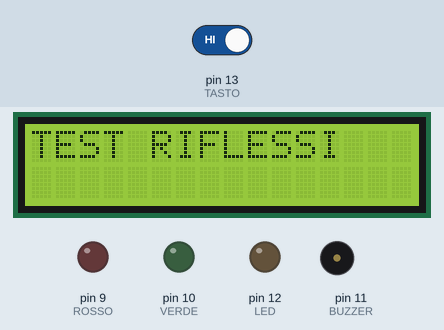
A sketch run on a simulated Arduino Uno, built with avr-gcc and run on an emulated ATmega328P. Shown: 16×2 character LCD, output pins drawn as LEDs (lit = HIGH), buzzer (waves = sounding). The test bench sets the inputs (shaded band); at power-on: pin 13 (TASTO) HIGH. Random numbers use the default seed unless the sketch sets one.

Above: at 1.2 s.
1.3 s: pin 13 (TASTO) driven LOW
At 5.1 s:
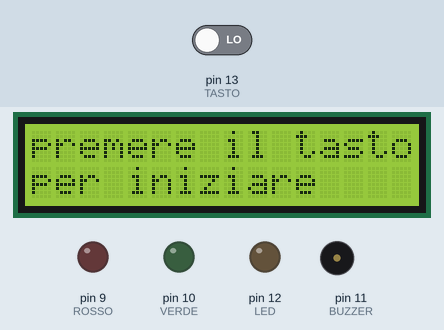
9.4 s: pin 13 (TASTO) driven HIGH
At 15.2 s:
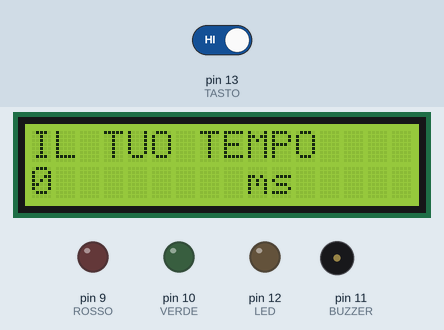
17.5 s: pin 13 (TASTO) driven LOW
At 22.6 s:
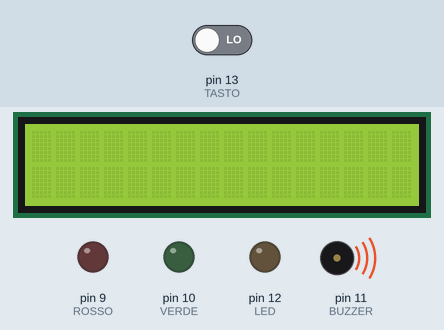
25.6 s: pin 13 (TASTO) driven HIGH
At 29.0 s:
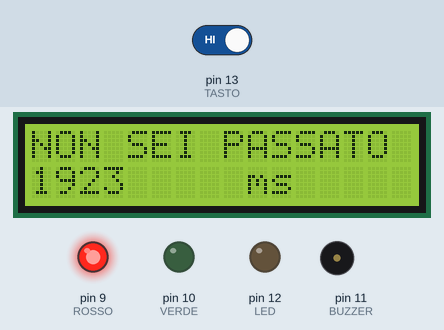
Timing chart, 0 to 75.3 s (numbered marks = the images above; inputs shaded):
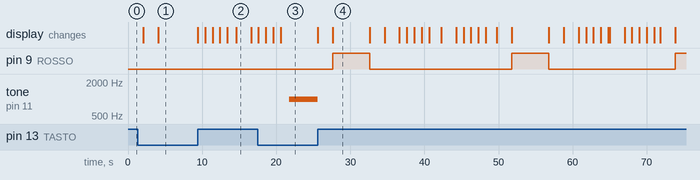

The sketch:

riflessi.ino
```cpp
#include <LiquidCrystal.h>
LiquidCrystal LCD(2,3,4,5,6,7);
int BUZZER = 11;
int LED = 12;
int VERDE = 10;
int ROSSO = 9;
int TASTO = 13;
int tempoled;
int tempobuzzer;

void setup() {
pinMode(LED, OUTPUT);
pinMode(BUZZER, OUTPUT);
pinMode(TASTO, INPUT);
pinMode(ROSSO,OUTPUT);
pinMode(VERDE,OUTPUT);
LCD.begin(16,2);
randomSeed(analogRead(0));
}

void test(void){
LCD.print("TEST RIFLESSI");
delay(2000);
LCD.clear();
LCD.setCursor(0,0);
LCD.print("OBIETTIVO");
LCD.setCursor(0,1);
LCD.print("125-200ms");
delay(2000);
LCD.setCursor(0,0);
LCD.clear();
LCD.print("premere il tasto");
LCD.setCursor(0,1);
LCD.print("per iniziare");
while(digitalRead (TASTO) == LOW){}
LCD.clear();
LCD.setCursor(0,0);
LCD.print("TEST CON LED");
delay(1000);
}

void led(void){
  LCD.clear();
  LCD.print("3");
  delay(1000);
  LCD.clear();
  LCD.print("2");
  delay(1000);
  LCD.clear();
  LCD.print("1");
  delay(1000);
  LCD.clear();
  delay(random(2000));
  int start = millis();
  digitalWrite(LED,HIGH);
  while(digitalRead (TASTO) == LOW){}
  digitalWrite(LED,LOW);
  int t = millis();
  tempoled = t-start;
  LCD.write("IL TUO TEMPO");
  LCD.setCursor(0,1);
  LCD.print(tempoled);
  LCD.setCursor(9,1);
  LCD.print("ms");
  delay(2000);
  LCD.setCursor(0,0);
  LCD.clear();
}
void buzzer(void){
  LCD.print("TEST CON BUZZER");
  delay(1000);
  LCD.clear();
  LCD.print("3");
  delay(1000);
  LCD.clear();
  LCD.print("2");
  delay(1000);
  LCD.clear();
  LCD.print("1");
  delay(1000);
  LCD.clear();
  delay(random(2000));
  int startB = millis();
  tone(BUZZER,1000);
  while(digitalRead (TASTO) == LOW){}
  noTone(BUZZER);
  int tB = millis();
  tempobuzzer = tB-startB;
  LCD.write("IL TUO TEMPO");
  LCD.setCursor(0,1);
  LCD.print(tempobuzzer);
  LCD.setCursor(9,1);
  LCD.print("ms");
  delay(2000);
  LCD.setCursor(0,0);
  LCD.clear();
}
void riflesso(void){
  if((tempoled+tempobuzzer)/2 < 200 && (tempoled+tempobuzzer)/2 >125)
  {
    LCD.write("SEI PASSATO");
    digitalWrite(VERDE,HIGH);
    LCD.setCursor(0,1);
    LCD.print((tempoled+tempobuzzer)/2);
    LCD.setCursor(9,1);
    LCD.print("ms");
    delay(5000);
    digitalWrite(VERDE,LOW);
    LCD.setCursor(0,0);
    LCD.clear();
  }
   else if((tempoled+tempobuzzer)/2 > 200)
  {
    LCD.write("NON SEI PASSATO");
    digitalWrite(ROSSO,HIGH);
    LCD.setCursor(0,1);
    LCD.print((tempoled+tempobuzzer)/2);
    LCD.setCursor(9,1);
    LCD.print("ms");
    delay(5000);
    digitalWrite(ROSSO,LOW);
    LCD.setCursor(0,0);
    LCD.clear();
  }
   else if((tempoled+tempobuzzer)/2 < 125)
  {
    LCD.write("NOPE, BARATO");
    digitalWrite(ROSSO,HIGH);
    delay(5000);
    digitalWrite(ROSSO,LOW);
    LCD.clear();
  }

}
void loop() {
test();
led();
buzzer();
riflesso();
}
```

Measured:
- after the input at 9.4 s, the display: first changes at once (image 2 shows a later state)
- after the input at 17.5 s, tone on pin 11 (BUZZER): silent → 1000 Hz after 4.3 s
- after the input at 25.6 s, pin 9 (ROSSO): alternates HIGH for 5.0 s and LOW for 18.1 s, starting after 2.0 s; tone on pin 11 (BUZZER): 1000 Hz → silent at once; the display: first changes at once (image 4 shows a later state)
- what the display in image 2 shows lasts 2.0 s, from 14.6 s to 16.6 s
